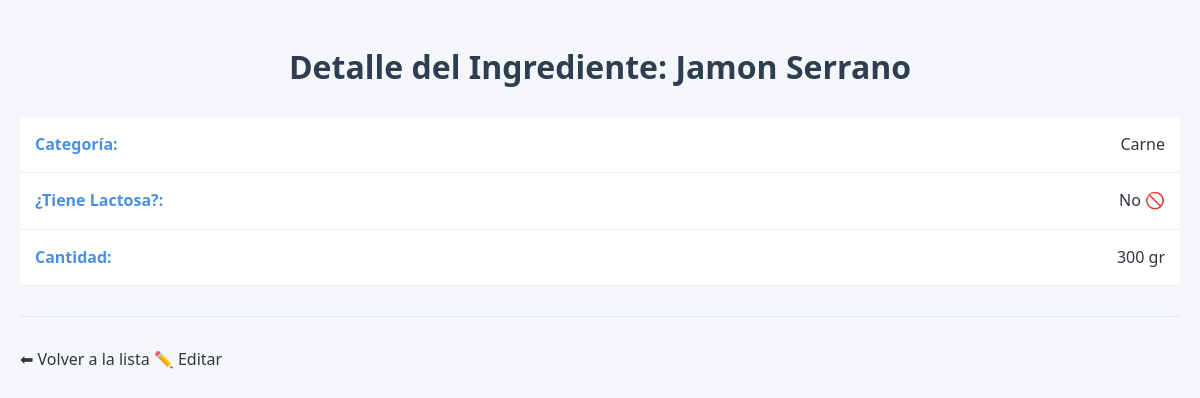
The page /ingredientes/1 on the database as committed earlier.
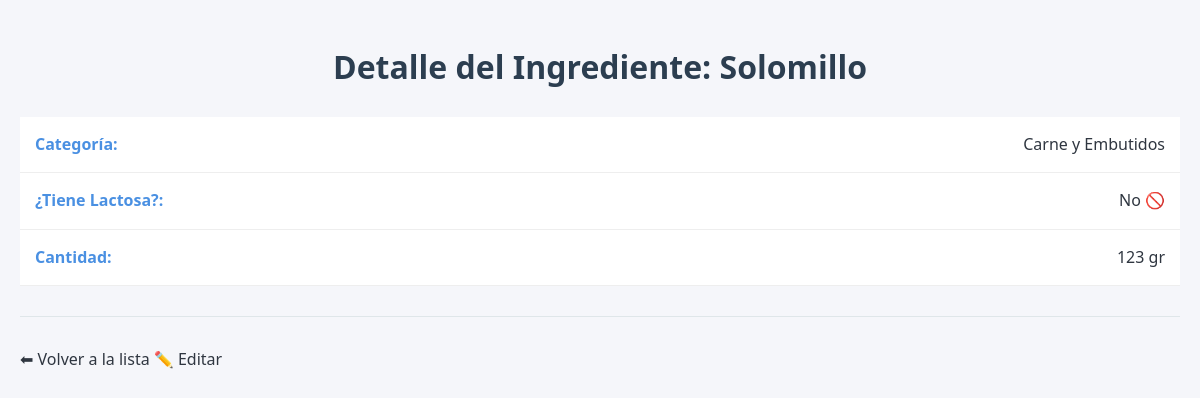
The same page on the database as committed later.
### recetasApp/models.py (models this page shows, shortened)
class Ingrediente(models.Model):
    nombre=models.CharField(max_length=100)
    categoria=models.ForeignKey(CategoriaIngrediente, on_delete=models.CASCADE)
    lactosa=models.ForeignKey(Lactosa, on_delete=models.CASCADE,default=False)
    cantidad=models.ForeignKey(Cantidad, on_delete=models.CASCADE)

class CategoriaIngrediente(models.Model):
    nombre=models.CharField(max_length=100)

class Cantidad(models.Model):
    cantidad=models.IntegerField()

### recetasApp/views.py (the view)
# urls.py: path('ingredientes/<int:pk>', views.ingrediente_detalle, name='ingrediente_detalle'),
def ingrediente_detalle(request, pk):
    ingrediente = get_object_or_404(Ingrediente, pk=pk)
    return render(request, 'recetasApp/ingrediente_detalle.html', {'ingrediente': ingrediente})

### recetasApp/templates/recetasApp/ingrediente_detalle.html
{% extends 'recetasApp/base.html' %}
{% block content %}
    <h1>Detalle del Ingrediente: {{ ingrediente.nombre }}</h1>
    <ul>
        <li><strong>Categoría:</strong> {{ ingrediente.categoria.nombre }}</li>
        <li><strong>¿Tiene Lactosa?:</strong> {% if ingrediente.lactosa.lactosa %} Sí ✅🥛 {% else %} No 🚫 {% endif %}</li>
        <li><strong>Cantidad:</strong> {{ ingrediente.cantidad.cantidad }} gr</li>
    </ul>
    <hr>
    <a href="{% url 'ingredientes_list' %}">⬅ Volver a la lista</a>
    <a href="{% url 'ingrediente_editar' pk=ingrediente.pk %}">✏️ Editar</a>
{% endblock %}

### recetasApp/templates/recetasApp/base.html (shortened to what this page needs)
{% load static %}
<!DOCTYPE html>
<html lang="en">
<head>
    <link rel="stylesheet" href="{% static 'recetasApp/style.css' %}">
</head>
<body>
    {% block content %}
    {% endblock %}
</body>
</html>

### recetasApp/static/recetasApp/style.css (style rules this page uses)
:root { --primary-color: #4a90e2; --secondary-color: #f5f6fa; --text-color: #2f3640; --accent-color: #2ecc71; --danger-color: #e74c3c; --warning-color: #f1c40f; --border-radius: 8px; --shadow: 0 4px 6px rgba(0, 0, 0, 0.1); }
body { font-family: 'Segoe UI', Roboto, Helvetica, Arial, sans-serif; background-color: var(--secondary-color); color: var(--text-color); line-height: 1.6; margin: 0; padding: 20px; }
h1, h2 { color: #2c3e50; text-align: center; font-weight: 600; margin-bottom: 1.5rem; }
a { text-decoration: none; color: inherit; }
hr { border: 0; height: 1px; background: #dfe6e9; margin: 30px 0; }
ul { list-style: none; padding: 0; }
ul li { background: white; border-bottom: 1px solid #eee; padding: 15px; display: flex; justify-content: space-between; }
ul li strong { color: var(--primary-color); }

Rows that differ between the two databases and show on the page:
changed Ingrediente: nombre "Jamon Serrano" → "Solomillo"; categoria.nombre "Carne" → "Carne y Embutidos"; cantidad.cantidad "300" → "123"
